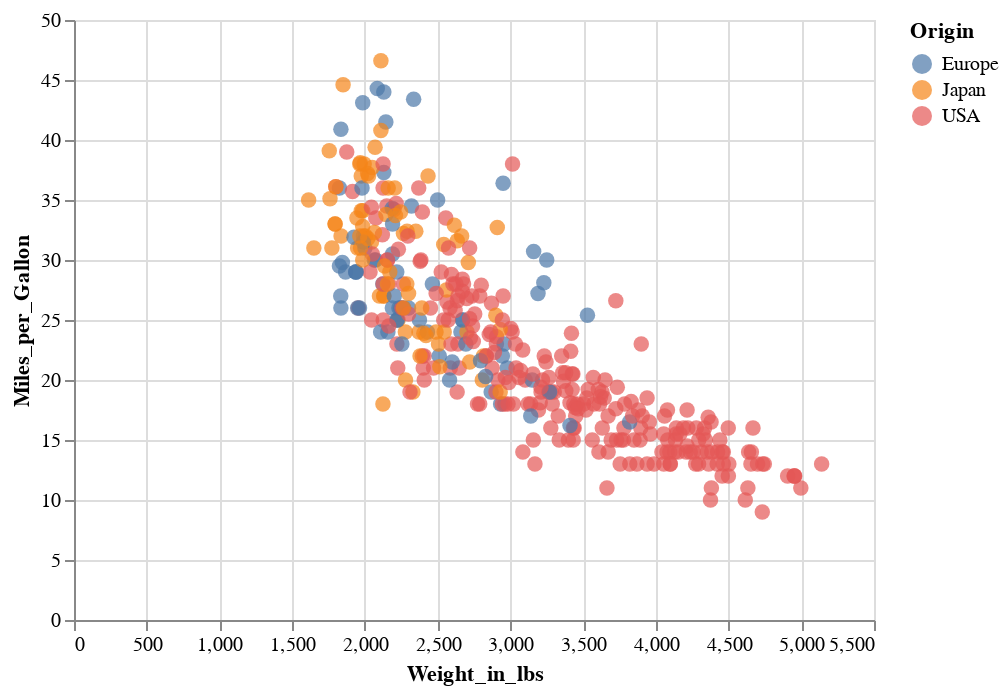

Notebook cell for this chart:
### Markdown cell above
**5.2.(New)** Используя данные об автомобилях, создайте диаграмму рассеяния (scatter-plot), на которой размер (size) точек становится больше при наведении на них курсора. **Данный график построен по подходящим значениям**

### Code cell
hover = alt.selection_single(
    on='mouseover',
    fields=['Name'],
    nearest=True,
    empty='none'
)
scatter_chart_new = alt.Chart(cars).mark_circle(size=60).encode(
    x='Weight_in_lbs',
    y='Miles_per_Gallon',
    color='Origin:N',
    tooltip=['Name', 'Weight_in_lbs', 'Miles_per_Gallon']
).add_selection(
    hover
).encode(
    size=alt.condition(hover, alt.value(200), alt.value(60))
).interactive()

scatter_chart_new

### Figure 1 — Vega-Lite specification as saved in the notebook (floating-point values rounded to 4 significant figures; data arrays with more than 128 entries replaced by an {"elided": "..."} marker saying what was removed)
{"config": {"view": {"continuousWidth": 400, "continuousHeight": 300}}, "data": {"name": "data-f02450ab61490a1363517a0190416235"}, "mark": {"type": "circle", "size": 60}, "encoding": {"color": {"field": "Origin", "type": "nominal"}, "size": {"condition": {"value": 200, "selection": "selector018"}, "value": 60}, "tooltip": [{"field": "Name", "type": "nominal"}, {"field": "Weight_in_lbs", "type": "quantitative"}, {"field": "Miles_per_Gallon", "type": "quantitative"}], "x": {"field": "Weight_in_lbs", "type": "quantitative"}, "y": {"field": "Miles_per_Gallon", "type": "quantitative"}}, "selection": {"selector018": {"type": "single", "on": "mouseover", "fields": ["Name"], "nearest": true, "empty": "none"}, "selector019": {"type": "interval", "bind": "scales", "encodings": ["x", "y"]}}, "$schema": "https://vega.github.io/schema/vega-lite/v4.17.0.json", "datasets": {"data-f02450ab61490a1363517a0190416235": {"elided": "406 records"}}}
